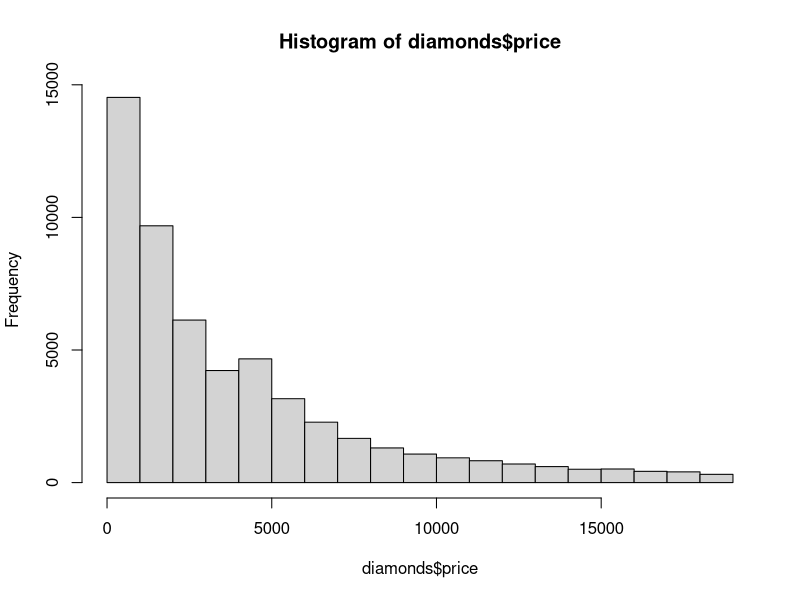
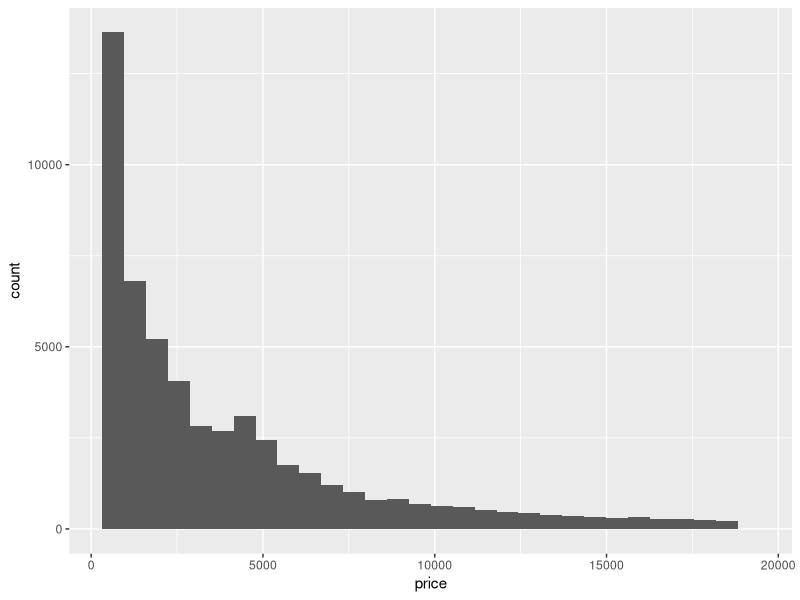

Source code (R) for these figures, in order: (Note: this script raises an error after producing the figures.)
## ---- chunk 1
knitr::opts_chunk$set(echo = FALSE)
## ---- chunk 2
library(ggplot2)
## ---- chunk 3
hist(diamonds$price)
## ---- chunk 4
ggplot(diamonds)+
  geom_histogram(aes(x = price))
## ---- chunk 5
#Try using "carat", "x", "y", "z", "depth" as an input for x
ggplot(diamonds)+
  geom_histogram(aes(x = ))

## ---- chunk 6
ggplot(diamonds, aes(price, fill = cut)) +
  geom_histogram()
## ---- chunk 7
# fill the plot with "color", or "clarity"
ggplot(diamonds, aes(price, fill =  )) +
  geom_histogram()
## ---- chunk 8
library(ggplot2)

library(tidyverse)
## ---- chunk 9
x <- c(1, 3, 4, 5, 6)
y <- c(6, 3, 5, 1, 2)
plot(x, y, type = "l")

## ---- chunk 10
table <- data.frame(as.table(setNames(x, y)))
colnames(table)[1] <- "x"
colnames(table)[2] <- "y"
print(table, row.names = FALSE)
## ---- chunk 11
plot(x, y, type = "n")
## ---- chunk 12
plot(x, y, type = "l", axes = FALSE)
## ---- chunk 13
colnames(diamonds)
## ---- chunk 14
summary(diamonds)
## ---- chunk 15
ggplot(diamonds, aes(x = carat, y = price)) +
  geom_point()
## ---- chunk 16
# Try changing x to either "x", "y", "z", "depth" and y to "x", "y", "z", "depth"
ggplot(diamonds) +
  geom_point(aes(x = , y = , colour = cut)) +
  geom_smooth(aes(x = , y = ))
## ---- chunk 17
#Try using shape = color
ggplot(diamonds) +
  geom_point(aes(x = carat, y = price, colour = cut, shape = color)) +
  geom_smooth(aes(x = carat, y = price))
## ---- chunk 18
colnames(mpg)
## ---- chunk 19
hist(mpg$displ)
## ---- chunk 20
hist(mpg$hwy)
## ---- chunk 21
ggplot(mpg) + 
  geom_point(aes(x = displ, y = hwy, colour = class)) +
  geom_smooth(aes(x = displ, y = hwy))
